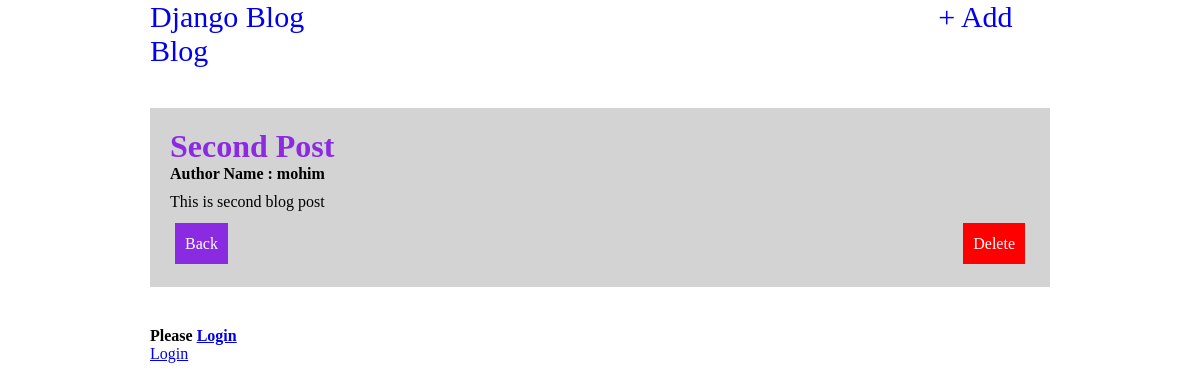
Page /post/2/ on the earlier database version.
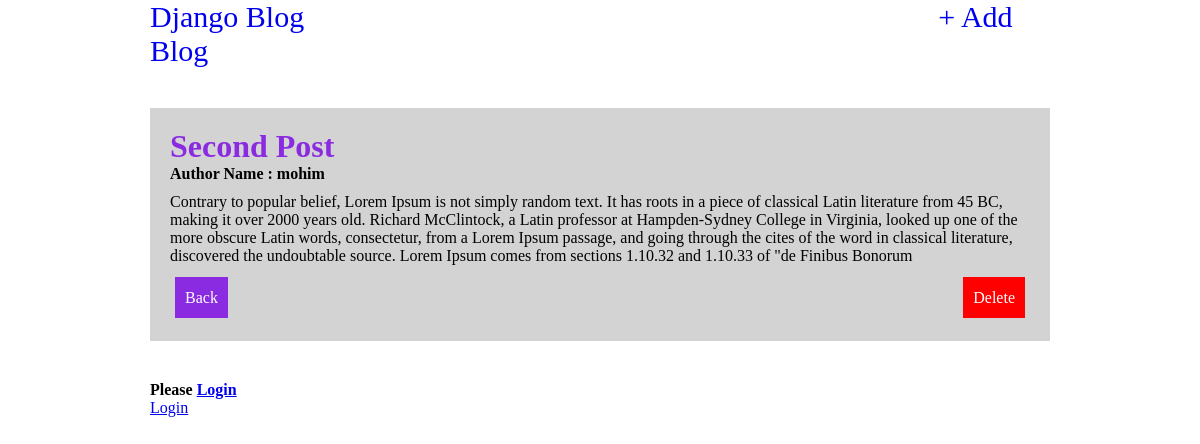
Same page on the later database version.
### blog/models.py (models this page shows, shortened)
class Blog(models.Model):
    title = models.CharField(max_length=200)
    author = models.ForeignKey(
        'auth.User',
        on_delete = models.CASCADE,
    )
    body = models.TextField()

### blog/views.py (the view)
# urls.py: path('post/<int:pk>/', BlogDetailView.as_view(), name='post_detail'),
class BlogDetailView(DetailView):
    model = Blog
    template_name ='post_detail.html'

### templates/post_detail.html
{% extends 'base.html' %}
{% block content %}
    <div class="content">
        <h1>{{ blog.title }}</h1>
        <h4>Author Name : {{ object.author }}</h4>
        <p>{{ blog.body }}</p>
        <div style="width: 100%; display: flex; justify-content: space-between; padding: 14px 5px;">
            <div>
                <a style="text-decoration: none; color: white; background-color: blueviolet; padding: 12px 10px;" href="{% url 'home' %}">Back</a>
            </div>
            <div>
                <a style="text-decoration: none; color: white; background-color: red; padding: 12px 10px;" href="{% url 'delete_post' blog.pk %}">Delete</a>
            </div>
        </div>
    </div>
{% endblock content %}

Differences in the rows shown:
changed Blog "Second Post": body "This is second blog post" → "Contrary to popular belief, Lorem Ipsum is not simply random text. It has roots in a piece of classical Latin literature from 45 BC, making it over 2000 years old. Richard McClintock, a Latin professor at Hampden-Sydney College in Virginia, looked up one of the more obscure Latin words, consectetur, from a Lorem Ipsum passage, and going through the cites of the word in classical literature, discovered the undoubtable source. Lorem Ipsum comes from sections 1.10.32 and 1.10.33 of \"de Finibus Bonorum"
